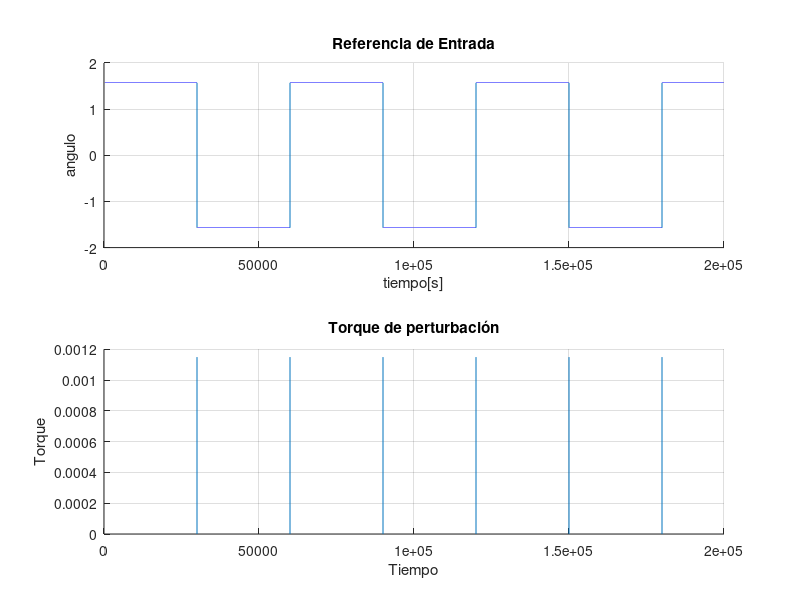
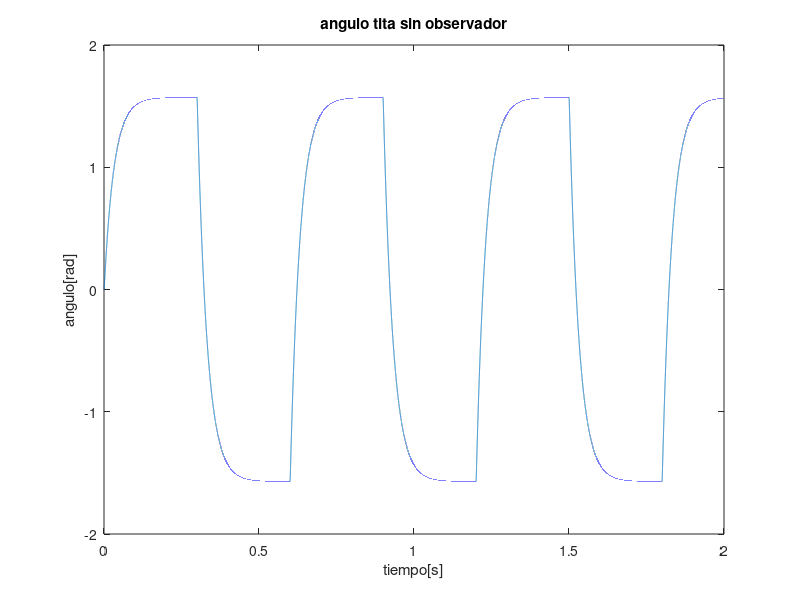

The MATLAB source for these figures, in order:
clc; clear ; close all
%{
---------------------------------------------------------------------------
Implementar un sistema en variables de estado que controle el ángulo del 
motor, para consignas de pi/2 y –pi/2 cambiando cada 300 mili segundos y 
que el TL de 1,15 10-3 aparece sólo para pi/2, para –pi/2 es nulo. 
Hallar el valor de integración Euler adecuado. El objetivo es mejorar 
la dinámica del controlador que muestra la Fig. 1. 
---------------------------------------------------------------------------
%}
%DEFINO PARAMETROS
LAA = 366*10^-6;
J = 5*10^-9;
RA = 55.6;
Bm = 0;
Ki = 6.49*10^-3;
Km = 6.53*10^-3;

%DEFINO MATRICES
%X=[ia ; tita ; w];
A=[-RA/LAA 0 -Km/LAA  ; 0 0 1 ; Ki/J 0 -Bm/J];
B=[1/LAA; 0; 0];
C=[0 1 0];
D=[0];

%comprobamos CONTROLABILIDAD del sistema
M_controlable=[B A*B A*A*B];
rank(M_controlable);%me devuelve un estimado del numero de columnas o filas
%linealmente independientes que tiene esta matriz como me da 3 esto quiere 
%decir que el sistema es controlable

%implementacion de funciones a usar
tf=2; dt=1*10^-5; t=0:dt:(tf-dt); periodo=0.6;%[seg]
torq=1.15*10^-3;

Ref=pi/2*square(2*pi*t/periodo);%funcion de referencia que varia entre pi/2 y -pi/2
TL=torq/2*square(2*pi*t/periodo)+torq/2;%Funcion torque que varia entre 0 y 1.15*10^-3
% plot(Ref);
% hold on
% plot(TL);

%CALCULO DEL CONTROLADOR K
%para el calculo del mismo se utiliza el metodo LQR para lo cual definimos
% eig(A) podés partir de los autovalores de A, y luego ir cambiando de a poco los exponentes
Q=diag([1 1/1.5e-1 1/1.5e2]); R=1;
%Q=diag([1 1/700 1/5000]); R=1;

H=[A -B*inv(R)*B' ; -Q -A'];
[V,D]=eig(H);  %columnas de vects: autovectores
%Debo extraer solo los autovectores cuyos autovalores son negativos:
Mx1x2=[];
for i=1:1:length(D)
    if (real(D(i,i)))<0
        Mx1x2=[Mx1x2 V(:,i)];
    end
end    

%divido la matriz de autovectores en 2 matrices:
[filas,colums]=size(Mx1x2);
M=Mx1x2(1:(filas/2),:);
PM=Mx1x2((filas/2+1):filas,:);
P=real(PM*inv(M));

K_h=inv(R)*B'*P;
K=lqr(A,B,Q,R);
%comparo resultados de utilizar el metodo del calculo del hamiltoniano o
%utilizando la funcion lqr() y verifico que son iguales

%Ganancia de prealimentacion

G=-inv(C*inv(A-B*K)*B);

%iteracion
n=round(tf/dt);
X=zeros(3,n);
X(1,1)=0; %ia inicial
X(2,1)=0; %tita inicial
X(3,1)=0; %w iicial
%DEFINO CONDICIONES INICIALES

for i=1:1:n-1
    X_a=[X(1,i); X(2,i) ; X(3,i)];%[ia ; tita ; w]
    U=-K*X_a+Ref(i)*G;
    
    Xp_1=-RA/LAA*X_a(1)-Km/LAA*X_a(3)+1/LAA*U;  %ia_p
    Xp_2= X_a(3);                               %tita_p
    Xp_3=Ki/J*X_a(1)-Bm/J*X_a(3); %-1/J*TL(i); (pruebo sin torque)    %W_p
    
    Xp_a=[Xp_1 ; Xp_2 ; Xp_3];
    
    Xf= X_a+ dt*Xp_a; % Realizamos la integracion de euler y actualizamos matriz X
    
    X(1,i+1)=Xf(1);
    X(2,i+1)=Xf(2);
    X(3,i+1)=Xf(3);
end
%ploteo de entrada con ganancia de prealimentacion U  y perturbacion TL
figure
subplot(2,1,1)
hold on; grid on;
plot(Ref);title('Referencia de Entrada');xlabel('tiempo[s]');ylabel('angulo');
subplot(2,1,2)
hold on;grid on;
plot(TL);title('Torque de perturbación');xlabel('Tiempo');ylabel('Torque');

figure
grid on
% plot(Ref);
% hold on

plot(t,X(2,:));title('angulo tita sin observador');xlabel('tiempo[s]');ylabel('angulo[rad]');%legend('ref','var de estado')





